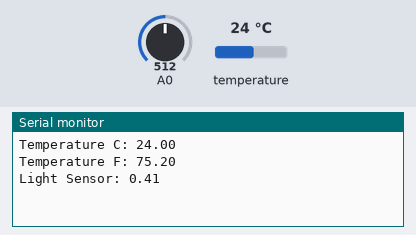
Bench run of a sketch on a simulated Arduino Uno, built with avr-gcc and run on an emulated ATmega328P. Parts: the last lines printed to the serial monitor. The test bench sets the inputs (shaded band); at power-on: temperature 24 °C, A0 = 512.

Above: at 1.9 s.
2.0 s: temperature set to 12 °C
At 3.9 s:
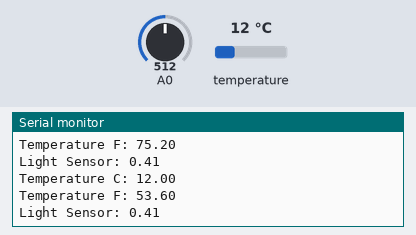
4.1 s: A0 set to 716
At 5.9 s:
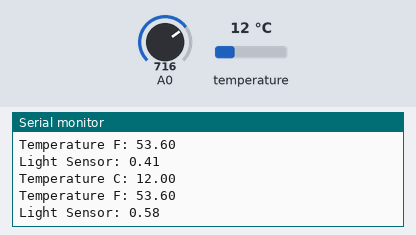
6.2 s: temperature set to 19 °C
At 7.9 s:
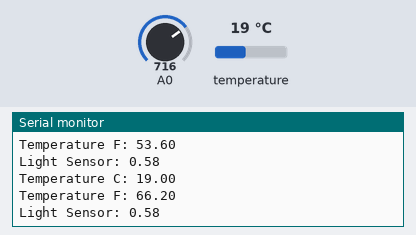
8.3 s: temperature set to 41 °C
At 9.7 s:
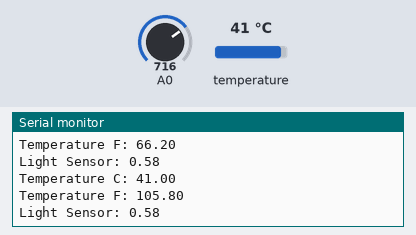
14.0 s: A0 set to 900
At 16.7 s:
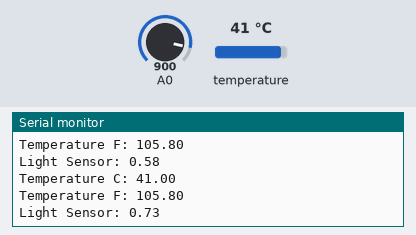
Timing chart, 0 to 17.1 s (numbered marks = the images above; inputs shaded):
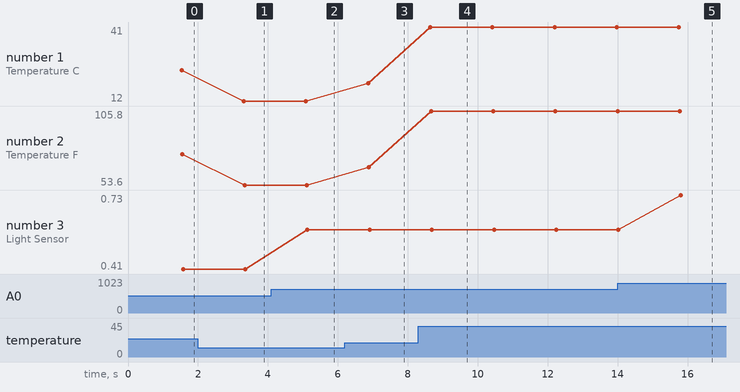

Measured:
- after the input at 2.0 s, the serial monitor: prints a new line after 1.3 s (image 1)
- after the input at 4.1 s, the serial monitor: prints a new line after 1.0 s (image 2)
- after the input at 6.2 s, the serial monitor: prints a new line after 0.66 s (image 3)
- after the input at 8.3 s, the serial monitor: prints a new line after 0.34 s (image 4)
- after the input at 14.0 s, the serial monitor: prints a new line after 1.8 s (image 5)
- plotted number 1: 24 → 12 after the input at 2.0 s, 12 → 19 after the input at 6.2 s, 19 → 41 after the input at 8.3 s
- plotted number 2: 75.2 → 53.6 after the input at 2.0 s, 53.6 → 66.2 after the input at 6.2 s, 66.2 → 105.8 after the input at 8.3 s
- plotted number 3: 0.41 → 0.58 after the input at 4.1 s, 0.58 → 0.73 after the input at 14.0 s

The sketch:

T3_arduino.ino
```cpp
//Tutorial 2 Arduino Program
//EP4US2 Fall 2020
//Last Modified: October 4, 2020
//Program Purpose: To obtain and display sensor data on GUI
//Adapted from example program posted on github and from Tutorial 1

#include <OneWire.h>
#include <DallasTemperature.h>
#include <String> //generic library

// Data wire is conntec to the Arduino digital pin 16
#define ONE_WIRE_BUS 16

// Setup a oneWire instance to communicate with any OneWire devices
OneWire oneWire(ONE_WIRE_BUS);

// Pass our oneWire reference to Dallas Temperature sensor
DallasTemperature sensors(&oneWire);

void setup() {
  // Call sensors.requestTemperatures() to issue a global temperature and Requests to all devices on the bus
  sensors.requestTemperatures();

  //Setup code runs once
  //The pinMode function sets a type associated to a specific GPIO (General Purpose Input Output)

  Serial.begin(9600); //Baud rate of 115200Hz
  sensors.begin();

  //The pinMode function sets a type associated to a specific GPIO (General Purpose Input Output)
  pinMode(0,OUTPUT); //IO 0 Output
}

void loop() {

  // Call sensors.requestTemperatures() to issue a global temperature and Requests to all devices on the bus
  sensors.requestTemperatures();

  //Convert output into voltage: divide max voltage by range of microcontroller.
  float photo = float(3.3*(float(analogRead(0))/4095.0));

  //Display Sensor data on the Serial Monitor
  Serial.println("Temperature C: " + String(sensors.getTempCByIndex(0)));
  Serial.println("Temperature F: " + String(sensors.getTempFByIndex(0)));
  Serial.println("Light Sensor: " + String(photo));
  delay(1000);
}
```
